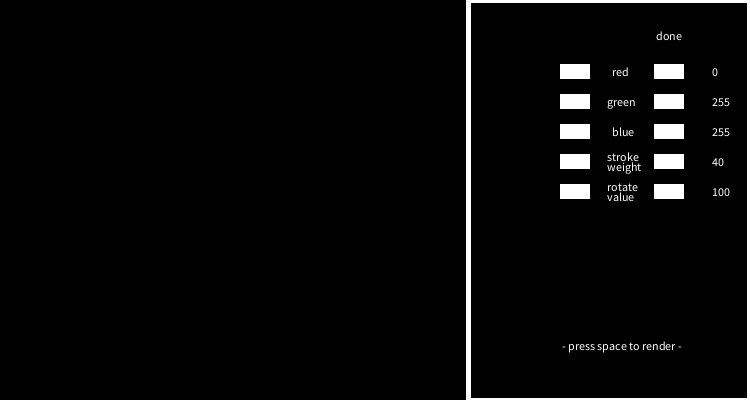
Frame 1 (no input)
Frame 60 (the mouse pressed at the canvas centre just before this capture): identical to frame 1, image omitted
Frame 120 (the mouse held since frame 60 and released just before this capture): identical to frame 1, image omitted

The Processing sketch that drew this single still picture (run headless with seeded random() and noise(); from frame 60 on, the mouse is pressed at the canvas centre):

// Processing sketch: processing_100816
// ── processing_100816.pde

void setup() {
  size(750, 400);
  background(0);
}

int[][] stuff = new int[255][255];
boolean render, loading;
int delay;
//float i, j, m;

void draw() {  


  fill(0);
  stroke(255);
  strokeWeight(5);
  rect(width*5/8, 0, width*3/8, height);

  buttons();
  changeButtonVals();



  if (loading) {
    fill(255);
    stroke(255);
    strokeWeight(3);
    text("rendering...", width*7/8, height/10);
    delay++;
    if (delay % 20 == 0) {
      render = true;
    }
  } 
  else {
    text("done", width*7/8, height/10);
  }

  createPattern(redVal, greenVal, blueVal, strokeVal, rotateVal);

  if (keyPressed) {
    if (key == 's') {
      save("img 9.png");
      println("SAVED");
    }
    if (key == ' ') {
      background(0);
      loading = true;
    }
  }
}

int redVal = 0, greenVal = 255, blueVal = 255, strokeVal = 40, rotateVal = 100;

void createPattern(int _redVal, int _greenVal, int _blueVal, int _strokeVal, int _rotateVal) {
  if (render) {
    pushMatrix();
    translate(200, height/2);
    for (int i = 0; i < 255; i++) {
      for (int j = 0; j < 255; j++) {
        stuff[i][j] = i+j;
        //m = i+j;
        stroke(_redVal-stuff[i][j], _greenVal-stuff[i][j], _blueVal-stuff[i][j]);
        //stroke(0, 255-m, 255-m);
        //if (i >= 30) {
        //i=0;
        //}
        //colorMode(HSB);
        //stroke(stuff[i][j], 255, 255-stuff[i][j]);
        //stroke(m, 255, 510-m);
        strokeWeight(_strokeVal);
        rotate(j*_rotateVal/100);
        point(i*height/510, j*height/510);
      }
    }
    popMatrix();
    render = false;
    loading = false;
  }
}

void buttons() {
  strokeWeight(5);
  fill(255);
  stroke(255);

  text("red", width*3/4+50, height/6+10);
  text(redVal, width*3/4+150, height/6+10);
  rect(width*3/4, height/6, 25, 10);
  rect(width*7/8, height/6, 25, 10);

  text("green", width*3/4+45, height/6+40);
  text(greenVal, width*3/4+150, height/6+40);
  rect(width*3/4, height/6+30, 25, 10);
  rect(width*7/8, height/6+30, 25, 10);

  text("blue", width*3/4+50, height/6+70);
  text(blueVal, width*3/4+150, height/6+70);
  rect(width*3/4, height/6+60, 25, 10);
  rect(width*7/8, height/6+60, 25, 10);
  
  text("stroke", width*3/4+45, height/6+95);
  text("weight", width*3/4+45, height/6+105);
  text(strokeVal, width*3/4+150, height/6+100);
  rect(width*3/4, height/6+90, 25, 10);
  rect(width*7/8, height/6+90, 25, 10);
  
  text("rotate", width*3/4+45, height/6+125);
  text("value", width*3/4+45, height/6+135);
  text(rotateVal, width*3/4+150, height/6+130);
  rect(width*3/4, height/6+120, 25, 10);
  rect(width*7/8, height/6+120, 25, 10);
  
  text("- press space to render -", width*3/4, height*7/8);
}

void changeButtonVals() {
  if (mousePressed) {
    if (redVal>=0&&redVal<=255&&greenVal>=0&&greenVal<=255&&blueVal>=0&&blueVal<=255&&strokeVal>=0&&strokeVal<=300) {
      changeButtonValsRed();
      changeButtonValsGreen();
      changeButtonValsBlue();
      changeButtonValsStrokeWeight();
      changeButtonValsRotate();
    }
  }
}

void changeButtonValsRed() {
  if (mouseX>=width*3/4&&mouseX<=width*3/4+25&&mouseY>=height/6&&mouseY<=height/6+10) {
    redVal--;
  }
  if (mouseX>=width*7/8&&mouseX<=width*7/8+25&&mouseY>=height/6&&mouseY<=height/6+10) {
    redVal++;
  }
  if (redVal > 255) {
    redVal = 255;
  }
  if (redVal < 0) {
    redVal = 0;
  }
}

void changeButtonValsGreen() {
  if (mouseX>=width*3/4&&mouseX<=width*3/4+25&&mouseY>=height/6+30&&mouseY<=height/6+40) {
    greenVal--;
  }
  if (mouseX>=width*7/8&&mouseX<=width*7/8+25&&mouseY>=height/6+30&&mouseY<=height/6+40) {
    greenVal++;
  }
  if (greenVal > 255) {
    greenVal = 255;
  }
  if (greenVal < 0) {
    greenVal = 0;
  }
}

void changeButtonValsBlue() {
  if (mouseX>=width*3/4&&mouseX<=width*3/4+25&&mouseY>=height/6+60&&mouseY<=height/6+70) {
    blueVal--;
  }
  if (mouseX>=width*7/8&&mouseX<=width*7/8+25&&mouseY>=height/6+60&&mouseY<=height/6+70) {
    blueVal++;
  }
  if (blueVal > 255) {
    blueVal = 255;
  }
  if (blueVal < 0) {
    blueVal = 0;
  }
}

void changeButtonValsStrokeWeight() {
  if (mouseX>=width*3/4&&mouseX<=width*3/4+25&&mouseY>=height/6+90&&mouseY<=height/6+100) {
    strokeVal--;
  }
  if (mouseX>=width*7/8&&mouseX<=width*7/8+25&&mouseY>=height/6+90&&mouseY<=height/6+100) {
    strokeVal++;
  }
  if (strokeVal > 300) {
    strokeVal = 300;
  }
  if (strokeVal < 0) {
    strokeVal = 0;
  }
}

void changeButtonValsRotate() {
  if (mouseX>=width*3/4&&mouseX<=width*3/4+25&&mouseY>=height/6+120&&mouseY<=height/6+130) {
    rotateVal--;
  }
  if (mouseX>=width*7/8&&mouseX<=width*7/8+25&&mouseY>=height/6+120&&mouseY<=height/6+130) {
    rotateVal++;
  }
  if (rotateVal > 300) {
    rotateVal = 300;
  }
  if (rotateVal < 1) {
    rotateVal = 1;
  }
}
